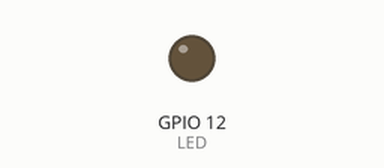
The program below on a simulated Raspberry Pi (BCM pin numbers). Shown: output pins drawn as LEDs (lit = HIGH).

Above: at 0.05 s.
At 2.5 s:
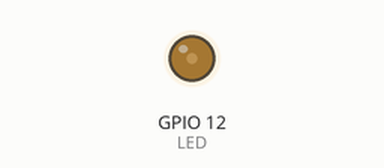
At 5.0 s:
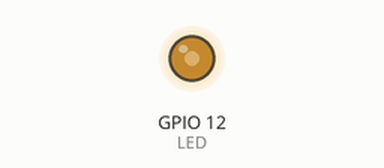
At 10.0 s:
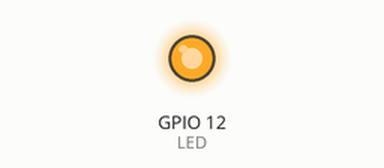
Timing chart, 0 to 13.0 s (numbered marks = the images above):
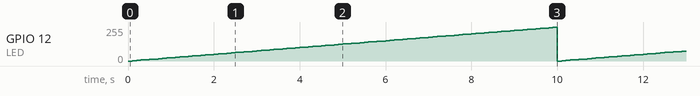

The program:

251PWM.py
```python
# DGPIO PWM Test
# Jonathan Suh www.creapple.com

import RPi.GPIO as GPIO
import time

GPIO.setmode(GPIO.BCM)
LED = 12
GPIO.setup(LED, GPIO.OUT)

GPIO_PWM = GPIO.PWM(LED, 100)
GPIO_PWM.start(0)

try:
    while True:
        for i in range(0, 100):
            GPIO_PWM.ChangeDutyCycle(i)
            time.sleep(0.1)

except KeyboardInterrupt:
    GPIO_PWM.stop()
    GPIO.cleanup()
```

Measured:
- by itself, GPIO 12 (LED): ramps from 0/255 to 252/255 and jumps back, once every 10.0 s
